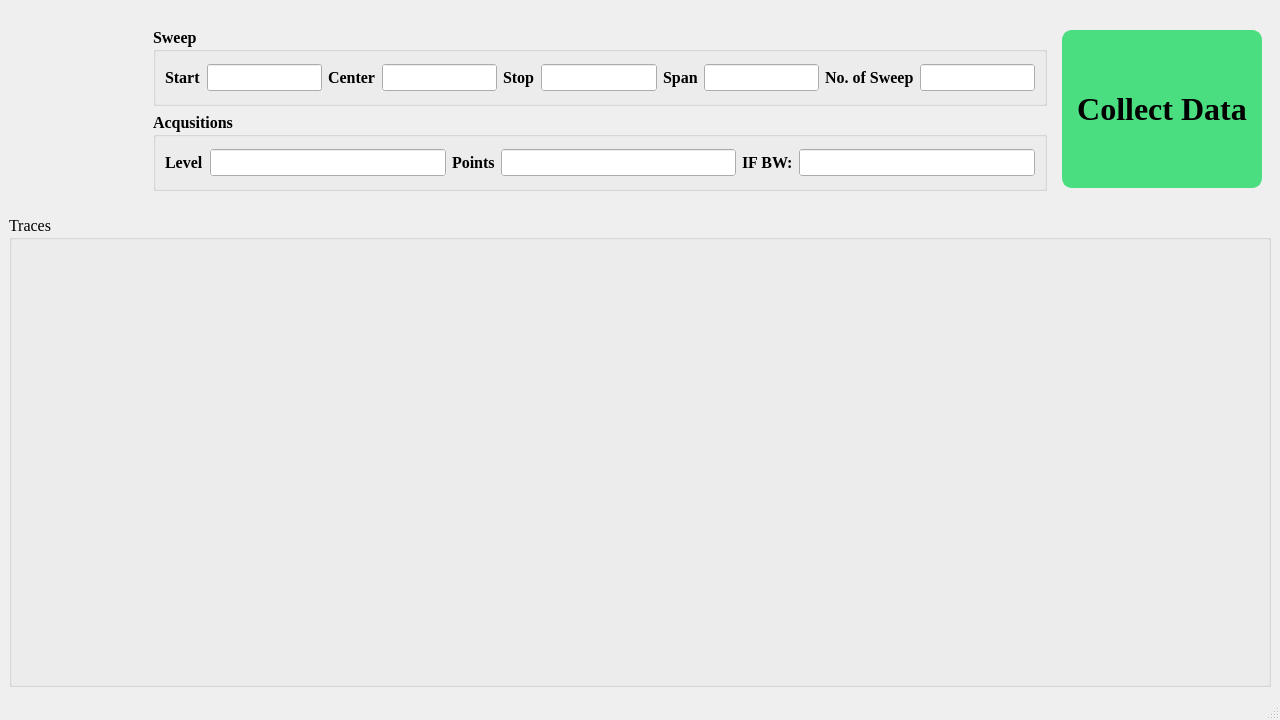
<?xml version="1.0" encoding="UTF-8"?>
<ui version="4.0">
 <class>MainWindow</class>
 <widget class="QMainWindow" name="MainWindow">
  <property name="geometry">
   <rect>
    <x>0</x>
    <y>0</y>
    <width>1280</width>
    <height>720</height>
   </rect>
  </property>
  <property name="minimumSize">
   <size>
    <width>1280</width>
    <height>720</height>
   </size>
  </property>
  <property name="maximumSize">
   <size>
    <width>1920</width>
    <height>1080</height>
   </size>
  </property>
  <property name="font">
   <font>
    <family>Times New Roman</family>
    <pointsize>12</pointsize>
   </font>
  </property>
  <property name="windowTitle">
   <string>MainWindow</string>
  </property>
  <widget class="QWidget" name="centralwidget">
   <property name="minimumSize">
    <size>
     <width>0</width>
     <height>0</height>
    </size>
   </property>
   <property name="maximumSize">
    <size>
     <width>1920</width>
     <height>1080</height>
    </size>
   </property>
   <layout class="QVBoxLayout" name="verticalLayout">
    <item>
     <widget class="QWidget" name="mainWidget" native="true">
      <property name="maximumSize">
       <size>
        <width>1920</width>
        <height>200</height>
       </size>
      </property>
      <layout class="QHBoxLayout" name="horizontalLayout_3">
       <item>
        <widget class="QLabel" name="logoWTMH">
         <property name="minimumSize">
          <size>
           <width>120</width>
           <height>120</height>
          </size>
         </property>
         <property name="maximumSize">
          <size>
           <width>120</width>
           <height>120</height>
          </size>
         </property>
         <property name="text">
          <string/>
         </property>
         <property name="textFormat">
          <enum>Qt::TextFormat::PlainText</enum>
         </property>
         <property name="pixmap">
          <pixmap>images/WTMH.png</pixmap>
         </property>
         <property name="scaledContents">
          <bool>true</bool>
         </property>
        </widget>
       </item>
       <item>
        <widget class="QWidget" name="configurationWidget" native="true">
         <layout class="QVBoxLayout" name="verticalLayout_3">
          <item>
           <widget class="QGroupBox" name="sweepBox">
            <property name="minimumSize">
             <size>
              <width>0</width>
              <height>0</height>
             </size>
            </property>
            <property name="font">
             <font>
              <family>Times New Roman</family>
              <pointsize>12</pointsize>
              <bold>true</bold>
             </font>
            </property>
            <property name="autoFillBackground">
             <bool>false</bool>
            </property>
            <property name="title">
             <string>Sweep</string>
            </property>
            <property name="flat">
             <bool>false</bool>
            </property>
            <layout class="QHBoxLayout" name="horizontalLayout">
             <item>
              <widget class="QLabel" name="startFrequencyLabel">
               <property name="text">
                <string>Start</string>
               </property>
              </widget>
             </item>
             <item>
              <widget class="QLineEdit" name="startFrequencyLineEdit"/>
             </item>
             <item>
              <widget class="QLabel" name="centerFrequencyLabel">
               <property name="text">
                <string>Center</string>
               </property>
              </widget>
             </item>
             <item>
              <widget class="QLineEdit" name="centerFrequencyLineEdit">
               <property name="autoFillBackground">
                <bool>true</bool>
               </property>
              </widget>
             </item>
             <item>
              <widget class="QLabel" name="stopFrequencyLabel">
               <property name="text">
                <string>Stop</string>
               </property>
              </widget>
             </item>
             <item>
              <widget class="QLineEdit" name="stopFrequencyLineEdit">
               <property name="autoFillBackground">
                <bool>true</bool>
               </property>
              </widget>
             </item>
             <item>
              <widget class="QLabel" name="spanFrequencyLabel">
               <property name="text">
                <string>Span</string>
               </property>
              </widget>
             </item>
             <item>
              <widget class="QLineEdit" name="spanFrequencyLineEdit">
               <property name="autoFillBackground">
                <bool>true</bool>
               </property>
              </widget>
             </item>
             <item>
              <widget class="QLabel" name="numberOfSweepLabel">
               <property name="text">
                <string>No. of Sweep</string>
               </property>
              </widget>
             </item>
             <item>
              <widget class="QLineEdit" name="numberOfSweepLineEdit">
               <property name="autoFillBackground">
                <bool>true</bool>
               </property>
              </widget>
             </item>
            </layout>
           </widget>
          </item>
          <item>
           <widget class="QGroupBox" name="acqusitionsBox">
            <property name="minimumSize">
             <size>
              <width>0</width>
              <height>0</height>
             </size>
            </property>
            <property name="font">
             <font>
              <family>Times New Roman</family>
              <pointsize>12</pointsize>
              <bold>true</bold>
             </font>
            </property>
            <property name="title">
             <string>Acqusitions</string>
            </property>
            <layout class="QHBoxLayout" name="horizontalLayout_2">
             <item>
              <widget class="QLabel" name="levelLabel">
               <property name="text">
                <string>Level</string>
               </property>
              </widget>
             </item>
             <item>
              <widget class="QLineEdit" name="levelLineEdit">
               <property name="autoFillBackground">
                <bool>true</bool>
               </property>
              </widget>
             </item>
             <item>
              <widget class="QLabel" name="pointsLabel">
               <property name="text">
                <string>Points</string>
               </property>
              </widget>
             </item>
             <item>
              <widget class="QLineEdit" name="pointsLineEdit">
               <property name="autoFillBackground">
                <bool>true</bool>
               </property>
              </widget>
             </item>
             <item>
              <widget class="QLabel" name="ifbwFrequencyLabel">
               <property name="text">
                <string>IF BW:</string>
               </property>
              </widget>
             </item>
             <item>
              <widget class="QLineEdit" name="ifbwFrequencyLineEdit">
               <property name="autoFillBackground">
                <bool>true</bool>
               </property>
              </widget>
             </item>
            </layout>
           </widget>
          </item>
         </layout>
        </widget>
       </item>
       <item>
        <widget class="QPushButton" name="pushButton">
         <property name="minimumSize">
          <size>
           <width>200</width>
           <height>158</height>
          </size>
         </property>
         <property name="font">
          <font>
           <pointsize>24</pointsize>
           <bold>true</bold>
          </font>
         </property>
         <property name="styleSheet">
          <string notr="true">QPushButton{
	    background-color: rgb(74, 222, 128);
        border-style: solid;
        border-width: 2px;
        border-radius: 10px;  
        border-color: rgb(74, 222, 128);
}

QPushButton:hover {
        border-color: #38bdf8;  /* Change border color on hover */
}</string>
         </property>
         <property name="text">
          <string>Collect Data</string>
         </property>
        </widget>
       </item>
      </layout>
     </widget>
    </item>
    <item>
     <widget class="QGroupBox" name="tracesBox">
      <property name="title">
       <string>Traces</string>
      </property>
      <layout class="QVBoxLayout" name="verticalLayout_2">
       <item>
        <widget class="QLabel" name="label">
         <property name="font">
          <font>
           <family>Times New Roman</family>
           <pointsize>1</pointsize>
          </font>
         </property>
         <property name="text">
          <string/>
         </property>
         <property name="pixmap">
          <pixmap>images/placeholder-s11.png</pixmap>
         </property>
         <property name="scaledContents">
          <bool>true</bool>
         </property>
        </widget>
       </item>
      </layout>
     </widget>
    </item>
   </layout>
  </widget>
  <widget class="QMenuBar" name="menubar">
   <property name="geometry">
    <rect>
     <x>0</x>
     <y>0</y>
     <width>1280</width>
     <height>33</height>
    </rect>
   </property>
  </widget>
  <widget class="QStatusBar" name="statusbar"/>
 </widget>
 <resources/>
 <connections/>
</ui>
